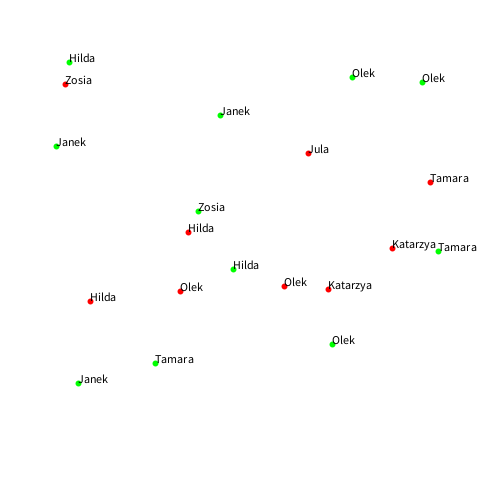
Frame 1 (no input)
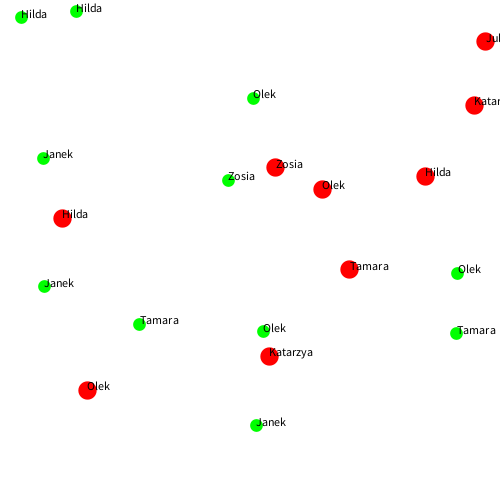
Frame 60 (the mouse pressed at the canvas centre just before this capture)
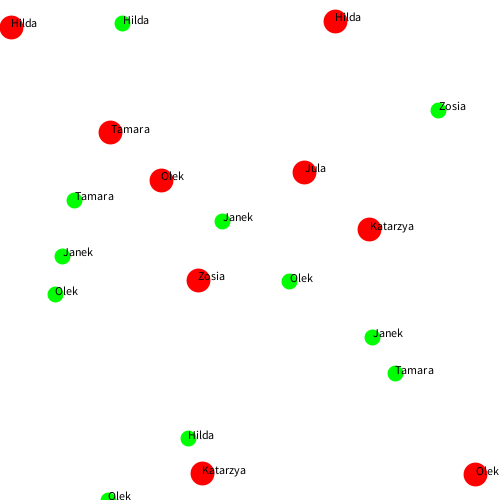
Frame 120 (the mouse held since frame 60 and released just before this capture)

The Processing sketch that drew these frames (run headless with seeded random() and noise(); from frame 60 on, the mouse is pressed at the canvas centre):

// Processing sketch: systemy_zlozone_v02
// ── systemy_zlozone_v02.pde
system swiat;

void setup() {
  size(500, 500);
  swiat = new system(20);
}

void draw() {
  background(255);
  swiat.rysuj();
  swiat.aktualizuj();
}

// ── agent.pde
class agent {
  PVector pozycja;
  PVector predkosc;
  PVector przyspieszenie;
  int wiek;
  boolean zadowolony;
  String imie;

  agent(int _x, int _y, boolean _z, String _i) {
    pozycja = new PVector(_x, _y);
    predkosc = new PVector(0, 0);
    przyspieszenie = new PVector(random(-0.15, 0.15), random(-0.15, 0.15));
    wiek = 1;
    zadowolony = _z;
    imie = _i;
  }

  void rysuj() {
    strokeWeight(5+sqrt(wiek));
    if (zadowolony) 
      stroke(0, 255, 0); 
    else
      stroke(255, 0, 0);
    point(pozycja.x, pozycja.y);
    fill(0);
    text(imie, pozycja.x, pozycja.y);
  }

  void aktualizujWiek() {
    if (zadowolony) 
      wiek++;
    else
      wiek += 3;
  }
  void aktualizuPozycje() {
    if(random(1000) < 30) przyspieszenie.rotate(random(-PI, PI));
    if(pozycja.x < 10 || pozycja.x > width-10) predkosc.x = -predkosc.x;
    if(pozycja.y < 10 || pozycja.y > height-10) predkosc.y = -predkosc.y;
    predkosc.add(przyspieszenie);
    pozycja.add(predkosc);
    predkosc.limit(10);
  }
}

// ── system.pde
class system {
  agent[] agenci;
  int N;
  
  String[] imiona = {"Hilda", "Olek", "Jula", "Andrzej", "Janek", "Katarzya", "Zosia", "Tamara", "Nikola"};
  
  system(int _n) {
    N = _n;
    agenci = new agent[N];
    for(int i =0; i<N; i++) {
      agenci[i] = new agent(int(random(50, width-50)), int(random(50, height-50)), 
                            random(100)<50, imiona[int(random(imiona.length))]);
    }
  }
  
  void rysuj() {
    for(int i =0; i<N; i++) agenci[i].rysuj();
  }
  
  void aktualizuj() {
    for(int i =0; i<N; i++) {
      agenci[i].aktualizujWiek();
      agenci[i].aktualizuPozycje();
    }
  }
  
}
